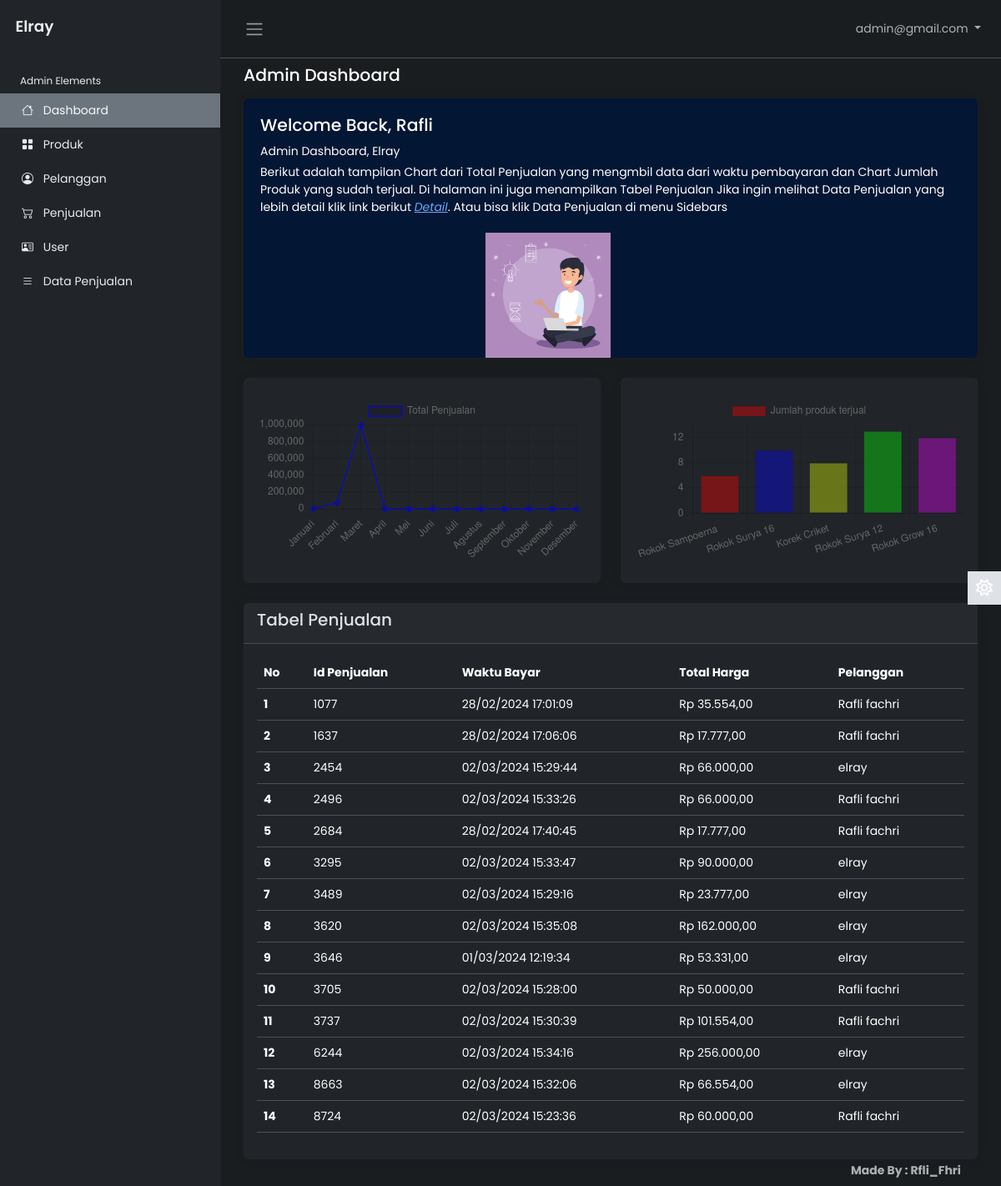
/admin/index.php (signed in), run on the app's committed database.
### tables this page shows
CREATE TABLE `tb_penjualan` (
  `id_penjualan` int(11) NOT NULL,
  `tanggal_penjualan` date NOT NULL DEFAULT current_timestamp(),
  `total_harga` decimal(10,2) NOT NULL,
  `pelanggan_id` int(11) NOT NULL
);

CREATE TABLE `tb_bayar` (
  `id_bayar` bigint(20) NOT NULL,
  `nominal_uang` bigint(20) NOT NULL,
  `total_bayar` bigint(20) NOT NULL,
  `waktu_bayar` timestamp NOT NULL DEFAULT current_timestamp()
);

CREATE TABLE `tb_pelanggan` (
  `id_pelanggan` int(11) NOT NULL,
  `nama_pelanggan` varchar(255) NOT NULL,
  `alamat` varchar(255) NOT NULL,
  `no_telepon` varchar(15) NOT NULL
);

### admin/home.php (the view, shortened to what this page needs)
<?php
include "proses/connect.php";
$query = mysqli_query($conn, "SELECT *, SUM(harga*jumlah_produk) AS harganya FROM tb_penjualan
LEFT JOIN tb_pelanggan ON tb_pelanggan.id_pelanggan = tb_penjualan.pelanggan_id
LEFT JOIN tb_detailpjl ON tb_detailpjl.penjualan_id = tb_penjualan.id_penjualan
LEFT JOIN tb_produk ON tb_produk.id_produk = tb_detailpjl.produk_id
JOIN tb_bayar ON tb_bayar.id_bayar = tb_penjualan.id_penjualan
GROUP BY id_penjualan ORDER BY id_bayar ASC");
while ($record = mysqli_fetch_array($query)) {
    $result[] = $record;
}
$query_chart = mysqli_query($conn,"SELECT nama,tb_penjualan.*,tb_bayar.waktu_bayar,tb_pelanggan.nama_pelanggan, tb_produk.id_produk, SUM(harga*jumlah_produk) AS harganya, SUM(tb_detailpjl.jumlah_produk) AS total_jumlah FROM tb_produk
LEFT JOIN tb_detailpjl ON tb_detailpjl.produk_id = tb_produk.id_produk
LEFT JOIN tb_penjualan ON tb_penjualan.id_penjualan = tb_detailpjl.penjualan_id
LEFT JOIN tb_pelanggan ON tb_pelanggan.id_pelanggan = tb_penjualan.pelanggan_id
JOIN tb_bayar ON tb_bayar.id_bayar = tb_penjualan.id_penjualan
GROUP BY tb_produk.id_produk ORDER BY tb_produk.id_produk ASC ");
while ($record_chart = mysqli_fetch_array($query_chart)) {
    $result_chart[] = $record_chart;
}
if(empty($result_chart)) {
    $pesan = "<b>Selamat Datang ".$_SESSION['nama_admin']."</b> <br> Tidak dapat menampilkan chart <b>Karena</b> tidak ada produk yang terjual";
}else{
$array_menu = array_column($result_chart,"nama");
$array_menu_qoute = array_map(function ($menu){
  return "'". $menu ."'";
}, $array_menu);
$string_menu = implode(",", $array_menu_qoute);
$array_jumlah_pesanan = array_column($result_chart, "total_jumlah");
$string_jumlah_pesanan = implode(',', $array_jumlah_pesanan);
$query_chart_line = mysqli_query($conn, "SELECT MONTH(tb_bayar.waktu_bayar) AS bulan,
                                           SUM(harga*jumlah_produk) AS total_penjualan
                                    FROM tb_produk
                                    LEFT JOIN tb_detailpjl ON tb_detailpjl.produk_id = tb_produk.id_produk
                                    LEFT JOIN tb_penjualan ON tb_penjualan.id_penjualan = tb_detailpjl.penjualan_id
                                    LEFT JOIN tb_pelanggan ON tb_pelanggan.id_pelanggan = tb_penjualan.pelanggan_id
                                    JOIN tb_bayar ON tb_bayar.id_bayar = tb_penjualan.id_penjualan
                                    WHERE tb_bayar.waktu_bayar BETWEEN DATE_SUB(NOW(), INTERVAL 1 YEAR) AND NOW()
                                    GROUP BY MONTH(tb_bayar.waktu_bayar)
                                    ORDER BY MONTH(tb_bayar.waktu_bayar) ASC");
$total_penjualan_per_bulan = array_fill(1, 12, 0);
while ($row = mysqli_fetch_assoc($query_chart_line)) {
    $bulan = $row['bulan'];
    $total_penjualan_per_bulan[$bulan] = $row['total_penjualan'];
}
$nama_bulan = array(
    1 => 'Januari',
    2 => 'Februari',
    3 => 'Maret',
    4 => 'April',
    5 => 'Mei',
    6 => 'Juni',
    7 => 'Juli',
    8 => 'Agustus',
    9 => 'September',
    10 => 'Oktober',
    11 => 'November',
    12 => 'Desember'
);
$data_per_bulan = array();
foreach ($total_penjualan_per_bulan as $bulan => $total_penjualan) {
    $data_per_bulan[$nama_bulan[$bulan]] = $total_penjualan;
}
$string_bulan = "'" . implode("', '", array_keys($data_per_bulan)) . "'";
$string_total_penjualan = implode(", ", $data_per_bulan);
}
?>
<main class="content px-3 py-2">
                <div class="container-fluid">
                    <div class="mb-3">
                        <h4>Admin Dashboard</h4>
                    </div>
                    <div class="row">
                        <div class="col-12 col-md-12 d-flex">
                            <div class="card flex-fill border-0 illustration">
                                <div class="card-body p-0 d-flex flex-fill">
                                    <div class="row g-0 w-100">
                                        <div class="col-12">
                                            <div class="p-3 m-1">
                                                <h4>Welcome Back, <?php echo $_SESSION['nama_admin'] ?></h4>
                                                <p class="mb-1">Admin Dashboard, Elray</p>
                                                <p class="mb-0">Berikut adalah tampilan Chart dari Total Penjualan yang mengmbil data dari waktu pembayaran dan Chart Jumlah Produk yang sudah terjual. Di halaman ini juga menampilkan Tabel Penjualan Jika ingin melihat Data Penjualan yang lebih detail klik link berikut <a href="datapjln" style="text-decoration: underline; font-style: italic;">Detail</a>. Atau bisa klik Data Penjualan di menu Sidebars</p>
                                            </div>
                                        </div>
                                        <div class="col-6 align-self-end text-end">
                                            <img src="asset/image/customer-support.jpg" class="img-fluid illustration-img"
                                                alt="">
                                        </div>
                                    </div>
                                </div>
                            </div>
                        </div>
                    </div>
                    <div class="row">
                    <div class="col-12 col-md-6 d-flex">
                            <div class="card flex-fill border-0">
                                <div class="card-body py-4">
                                    <div class="d-flex align-items-start">
                                        <div class="flex-grow-1">
                                        <?php if (empty($result_chart)) { ?>
                                                <h5 class="">Home</h5>
                                                <div class="">
                                                    <p class=""> <?php echo (empty($result_chart)) ? $pesan : "" ; ?> </p>
                                                </div>
                                            <?php }else{ ?>
                                                <div>
                                                    <canvas id="myChart1"></canvas>
                                                </div>
                                                <script>
                                                    const ctx1 = document.getElementById('myChart1');
                                                    new Chart(ctx1, {
                                                        type: 'line',
                                                        data: {
                                                            labels: [<?php echo $string_bulan ?>],
                                                            datasets: [{
                                                                label: 'Total Penjualan',
                                                                data: [<?php echo $string_total_penjualan ?>],
                                                                borderWidth: 1,
                                                                borderColor:'rgb(0, 0, 255)'
                                                            }]
                                                        },
                                                        options: {
                                                            scales: {
                                                                y: {
                                                                    beginAtZero: true
                                                                }
                                                            }
                                                        }
                                                    });
                                                </script>
                                            <?php } ?>
                                        </div>
                                    </div>
                                </div>
                            </div>
                        </div>
                        <div class="col-12 col-md-6 d-flex">
                            <div class="card flex-fill border-0">
                                <div class="card-body py-4">
                                    <div class="d-flex align-items-start">
                                        <div class="flex-grow-1">
                                        <?php if (empty($result_chart)) { ?>
                                                <h5 class="">Home</h5>
                                                <div class="">
                                                    <p class=""> <?php echo (empty($result_chart)) ? $pesan : "" ; ?> </p>
                                                </div>
                                            <?php }else{ ?>
                                                <div>
                                                    <canvas id="myChart2"></canvas>
                                                </div>
                                                <script>
                                                    const ctx2 = document.getElementById('myChart2');
                                                    new Chart(ctx2, {
                                                        type: 'bar',
                                                        data: {
                                                            labels: [<?php echo $string_menu ?>],
                                                            datasets: [{
                                                                label: 'Jumlah produk terjual',
                                                                data: [<?php echo $string_jumlah_pesanan ?>],
                                                                borderWidth: 1,
                                                                backgroundColor:['rgba(255, 0, 0, 0.39)', 'rgba(0, 0, 255, 0.37)', 'rgba(231, 255, 0, 0.37)', 'rgba(0, 255, 3, 0.37)', 'rgba(236, 0, 255, 0.37)', 'rgba(255, 189, 0, 0.37)']
                                                            }]
                                                        },
                                                        options: {
                                                            scales: {
                                                                y: {
                                                                    beginAtZero: true
                                                                }
                                                            }
                                                        }
                                                    });
                                                </script>
                                            <?php } ?>
                                        </div>
                                    </div>
                                </div>
                            </div>
                        </div>
                    </div>
                   <?php if (empty($result_chart)) {
                    echo "<b>Tidak dapat menampilkan <b>Tabel Penjualan</b> Karena tidak ada <b>Data Penjualan</b></b>";
                    } else {
                    ?>
                    <div class="card border-0">
                        <div class="card-header">
                            <h5 class="card-title">
                                Tabel Penjualan
                            </h5>
                        </div>
                        <div class="card-body">
                            <table class="table">
                                <thead>
                                    <tr>
                                    <th scope="col">No</th>
                                    <th scope="col">Id Penjualan</th>
                                    <th scope="col">Waktu Bayar</th>
                                    <th scope="col">Total Harga</th>
                                    <th scope="col">Pelanggan</th>
                                    </tr>
                                </thead>
                                <tbody>
                                <?php
                                $no = 1;
                                foreach ($result as $row) {
                                ?>
                                    <tr>
                                    <th scope="row">
                                        <?php echo $no++ ?>
                                    </th>
                                    <td>
                                        <?php echo $row['id_penjualan'] ?>
                                    </td>
                                    <td>
                                        <?php echo date('d/m/Y H:i:s', strtotime($row['waktu_bayar'])) ?>
                                    </td>
                                    <td>
                                        <?php echo 'Rp ', number_format($row['harganya'], 2, ',', '.')  ?>
                                    </td>
                                    <td>
                                        <?php echo $row['nama_pelanggan'] ?>
                                    </td>
                                    </tr>
                                <?php } ?>
                                </tbody>
                            </table>
                        </div>
                    </div>
                    <?php } ?>
                </div>
            </main>

### data on the page
tb_penjualan: id_penjualan "1077", tb_bayar.waktu_bayar "28/02/2024 17:01:09", harganya "35.554,00", pelanggan.nama_pelanggan "Rafli fachri"
tb_penjualan: id_penjualan "1637", tb_bayar.waktu_bayar "28/02/2024 17:06:06", harganya "17.777,00", pelanggan.nama_pelanggan "Rafli fachri"
tb_penjualan: id_penjualan "2454", tb_bayar.waktu_bayar "02/03/2024 15:29:44", harganya "66.000,00", pelanggan.nama_pelanggan "elray"
tb_penjualan: id_penjualan "2496", tb_bayar.waktu_bayar "02/03/2024 15:33:26", harganya "66.000,00", pelanggan.nama_pelanggan "Rafli fachri"
tb_penjualan: id_penjualan "2684", tb_bayar.waktu_bayar "28/02/2024 17:40:45", harganya "17.777,00", pelanggan.nama_pelanggan "Rafli fachri"
tb_penjualan: id_penjualan "3295", tb_bayar.waktu_bayar "02/03/2024 15:33:47", harganya "90.000,00", pelanggan.nama_pelanggan "elray"
tb_penjualan: id_penjualan "3489", tb_bayar.waktu_bayar "02/03/2024 15:29:16", harganya "23.777,00", pelanggan.nama_pelanggan "elray"
tb_penjualan: id_penjualan "3620", tb_bayar.waktu_bayar "02/03/2024 15:35:08", harganya "162.000,00", pelanggan.nama_pelanggan "elray"
tb_penjualan: id_penjualan "3646", tb_bayar.waktu_bayar "01/03/2024 12:19:34", harganya "53.331,00", pelanggan.nama_pelanggan "elray"
tb_penjualan: id_penjualan "3705", tb_bayar.waktu_bayar "02/03/2024 15:28:00", harganya "50.000,00", pelanggan.nama_pelanggan "Rafli fachri"
tb_penjualan: id_penjualan "3737", tb_bayar.waktu_bayar "02/03/2024 15:30:39", harganya "101.554,00", pelanggan.nama_pelanggan "Rafli fachri"
tb_penjualan: id_penjualan "6244", tb_bayar.waktu_bayar "02/03/2024 15:34:16", harganya "256.000,00", pelanggan.nama_pelanggan "elray"
tb_penjualan: id_penjualan "8663", tb_bayar.waktu_bayar "02/03/2024 15:32:06", harganya "66.554,00", pelanggan.nama_pelanggan "elray"
tb_penjualan: id_penjualan "8724", tb_bayar.waktu_bayar "02/03/2024 15:23:36", harganya "60.000,00", pelanggan.nama_pelanggan "Rafli fachri"

### other printed values
$_SESSION['username_admin'] "admin@gmail.com"
$_SESSION['nama_admin'] "Rafli"
chart data {{ $string_bulan }} 'Januari', 'Februari', 'Maret', 'April', 'Mei', 'Juni', 'Juli', 'Agustus', 'September', 'Oktober', 'November', 'Desember'
chart data {{ $string_total_penjualan }} 0, 71108, 995216, 0, 0, 0, 0, 0, 0, 0, 0, 0
chart data {{ $string_jumlah_pesanan }} 6,10,8,13,12
